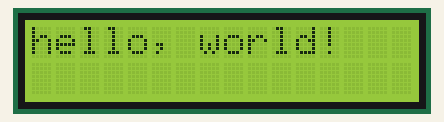
Bench run of a sketch on a simulated Arduino Uno, built with avr-gcc and run on an emulated ATmega328P. Shown: 16×2 character LCD.

Above: at 0.2 s.
At 3.2 s:
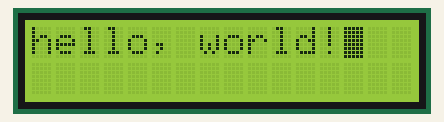

Measured:
- what the display in image 1 shows lasts 3.0 s, from 3.1 s to 6.1 s

The sketch:

cursor_blink.ino
```cpp
#include <LiquidCrystal_I2C.h>

// initialize the library by associating any needed LCD interface pin
// with the arduino pin number it is connected to
LiquidCrystal_I2C lcd(0x27, 16, 2);

void setup() {
  // set up the LCD's number of columns and rows:
  lcd.begin(16, 2);
  lcd.init();
  // Print a message to the LCD.
  lcd.print("hello, world!");
}

void loop() {
  // Turn off the blinking cursor:
  lcd.noBlink();
  delay(3000);
  // Turn on the blinking cursor:
  lcd.blink();
  delay(3000);
}
```
